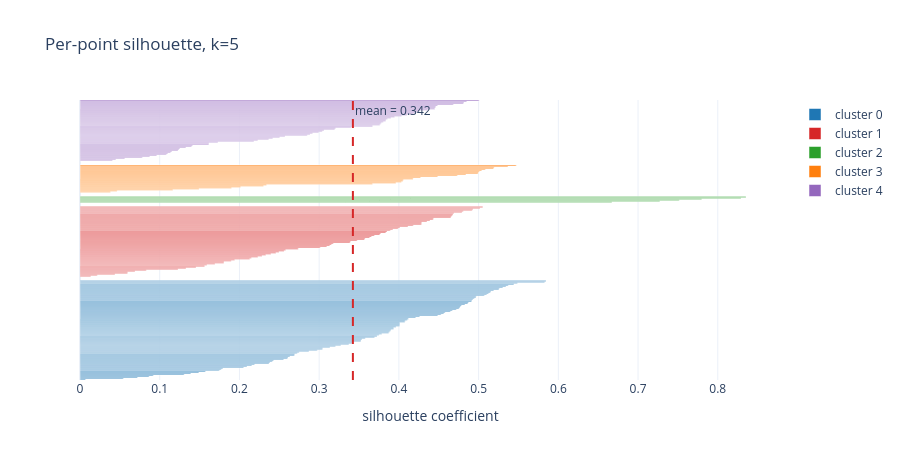

The notebook cell this image was saved under:
### Markdown cell above
The three criteria will not agree, and that is normal. Each measures a
different notion of a "good" partition, and none of them knows what you want
the clusters **for**.

The per-point silhouette distribution is far more informative than its mean.
A cluster whose points are mostly near zero is not a cluster; it is a slice
through a continuum that the algorithm cut because you asked it to.

### Code cell
km5 = KMeans(n_clusters=5, n_init=10, random_state=0).fit(X)
ec.silhouette_figure(X, km5.labels_,
                     title="Per-point silhouette, k=5")
